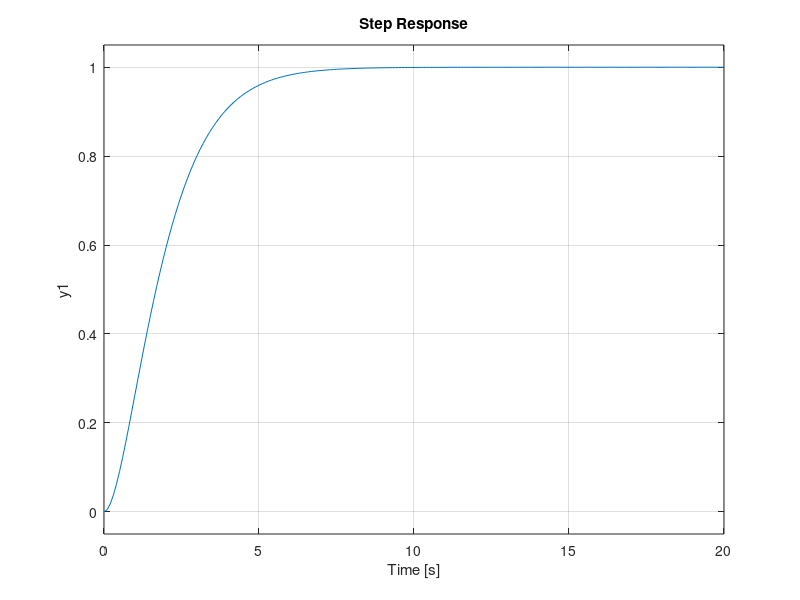
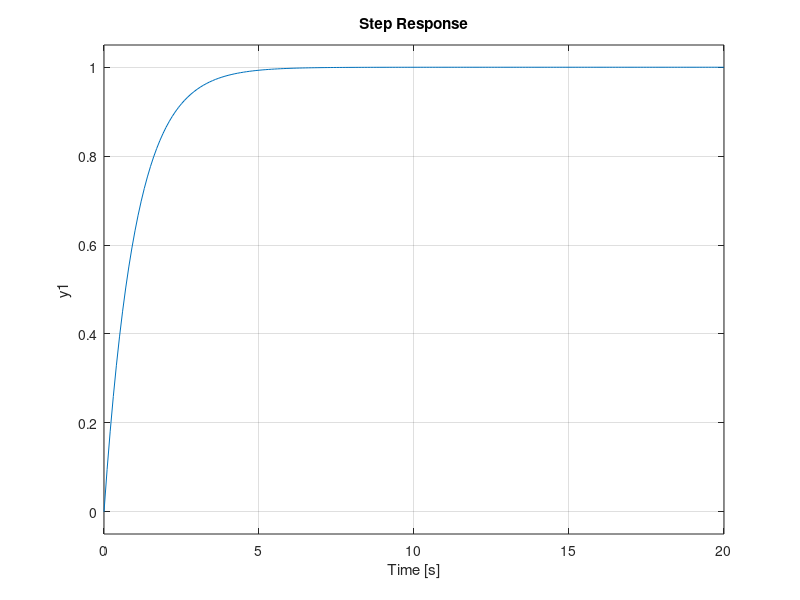

The MATLAB source for these figures, in order:
%% Problem 3
% Second Order Critically Damped System
% G(s) = 1 / (s^2+2s+1)

G_num3 = [1];
G_den3 = [1 2 1];
G3 = tf(G_num3,G_den3)

% step response
step(G3,0:0.1:20)
% Clear
clear
clc
close all

%% Problem 3
% Second Order Critically Damped System
% G(s) = 1 / (s^2+2s+1)

G_num3 = [1];
G_den3 = [1 2 1];
G3 = tf(G_num3,G_den3)

% step response
step(G3,0:0.1:20)

figure

%% Problem 4
% First Order System
% G(s) = 1 / (s+1)

G_num4 = [1];
G_den4 = [1 1];
G4 = tf(G_num4,G_den4)

% step response
step(G4,0:0.1:20)

figure